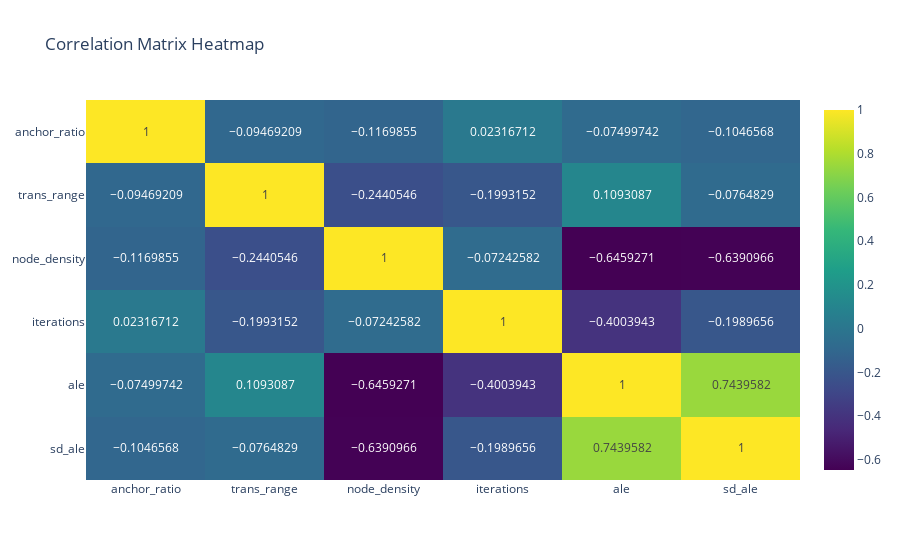

This figure's notebook cell:
### Code cell
covariance_matrix = df.corr()
import plotly.express as px
fig = px.imshow(covariance_matrix, 
                text_auto=True,  
                aspect="auto",   
                color_continuous_scale='Viridis', 
                title="Correlation Matrix Heatmap"
)

fig.show()

### Figure 1 — Plotly figure (JSON) as saved in the notebook; plotly's stock layout.template omitted (floating-point values rounded to 4 significant figures)
{"data": [{"coloraxis": "coloraxis", "hovertemplate": "x: %{x}<br>y: %{y}<br>color: %{z}<extra></extra>", "name": "0", "texttemplate": "%{z}", "type": "heatmap", "x": ["anchor_ratio", "trans_range", "node_density", "iterations", "ale", "sd_ale"], "xaxis": "x", "y": ["anchor_ratio", "trans_range", "node_density", "iterations", "ale", "sd_ale"], "yaxis": "y", "z": [[1, -0.09469, -0.117, 0.02317, -0.075, -0.1047], [-0.09469, 1, -0.2441, -0.1993, 0.1093, -0.07648], [-0.117, -0.2441, 1, -0.07243, -0.6459, -0.6391], [0.02317, -0.1993, -0.07243, 1, -0.4004, -0.199], [-0.075, 0.1093, -0.6459, -0.4004, 1, 0.744], [-0.1047, -0.07648, -0.6391, -0.199, 0.744, 1]]}], "layout": {"coloraxis": {"colorscale": [[0, "#440154"], [0.1111, "#482878"], [0.2222, "#3e4989"], [0.3333, "#31688e"], [0.4444, "#26828e"], [0.5556, "#1f9e89"], [0.6667, "#35b779"], [0.7778, "#6ece58"], [0.8889, "#b5de2b"], [1, "#fde725"]]}, "title": {"text": "Correlation Matrix Heatmap"}, "xaxis": {"anchor": "y", "domain": [0, 1]}, "yaxis": {"anchor": "x", "autorange": "reversed", "domain": [0, 1]}}}
